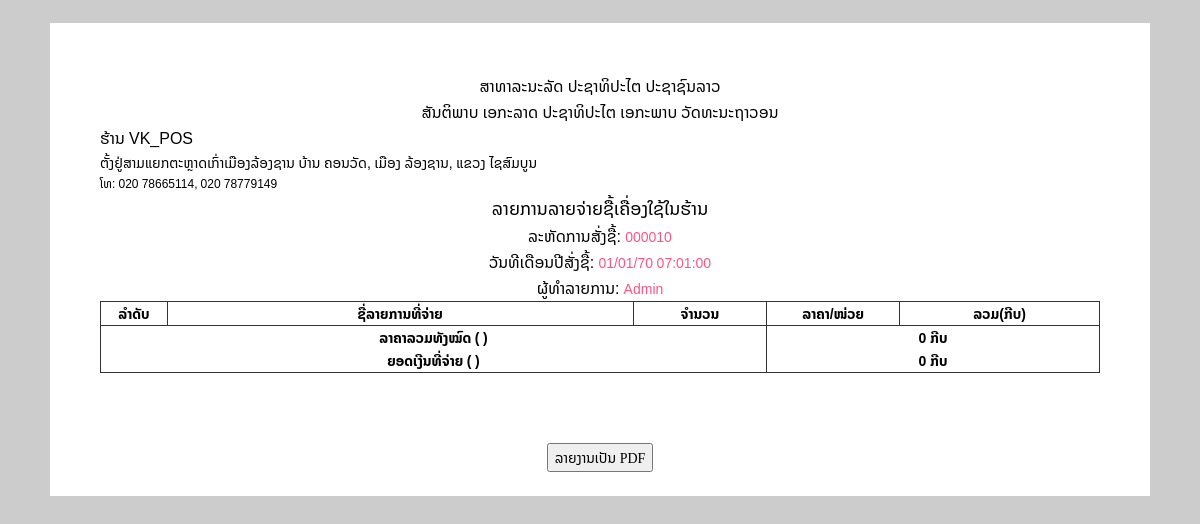
/Admin/Expens_detail.php?expen_id=000010&act=view (signed in), run on an earlier commit of the app's database.
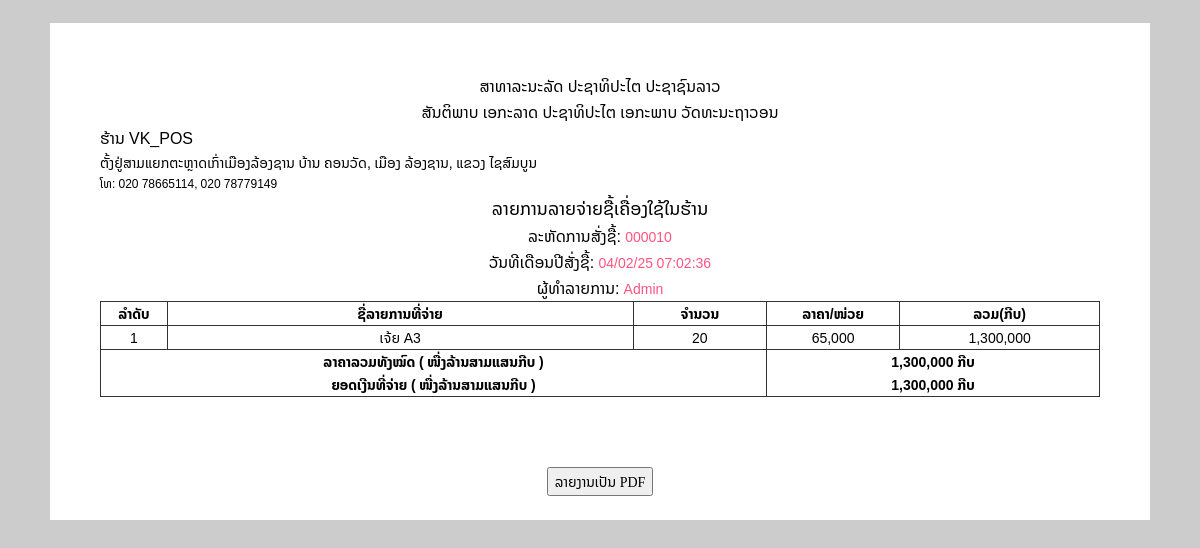
And on a later commit of the database.
### tables this page shows
CREATE TABLE `tb_expens1` (
  `expen_id` int(6) UNSIGNED ZEROFILL NOT NULL,
  `content` varchar(100) NOT NULL,
  `amount` int(10) NOT NULL,
  `prices` int(11) NOT NULL,
  `total` int(11) NOT NULL,
  `mem_id` int(6) UNSIGNED ZEROFILL NOT NULL,
  `expen_date` timestamp NOT NULL DEFAULT current_timestamp()
);

### convertnumtoLao.php (called while the page is built)
<?php
function Convert($amount_number)
{
    $amount_number = number_format($amount_number, 2, ".", "");
    $pt = strpos($amount_number, ".");
    $number = $fraction = "";
    if ($pt === false)
        $number = $amount_number;
    else {
        $number = substr($amount_number, 0, $pt);
        $fraction = substr($amount_number, $pt + 1);
    }
    $ret = "";
    $baht = ReadNumber($number);
    if ($baht != "")
        $ret .= $baht . "ກີບ";
    $satang = ReadNumber($fraction);
    if ($satang != "")
        $ret .= $satang . "";
    else
        $ret .= "";
    return $ret;
}
function ReadNumber($number)
{
    $position_call = array("ແສນ", "ສີບພັນ", "ພັນ", "ຮ້ອຍ", "ສີບ", "");
    $number_call = array("", "ໜື່ງ", "ສອງ", "ສາມ", "ສີ່", "ຫ້າ", "ຫົກ", "ເຈັບ", "ແປດ", "ເກົ້າ");
    $number = $number + 0;
    $ret = "";
    if ($number == 0)
        return $ret;
    if ($number > 1000000) {
        $ret .= ReadNumber(intval($number / 1000000)) . "ລ້ານ";
        $number = intval(fmod($number, 1000000));
    }
    $divider = 100000;
    $pos = 0;
    while ($number > 0) {
        $d = intval($number / $divider);
        $ret .= (($divider == 10) && ($d == 2)) ? "ຊາວ" :
            ((($divider == 10) && ($d == 1)) ? "" :
                ((($divider == 1) && ($d == 1) && ($ret != "")) ? "ແອັດ" : $number_call[$d]));
        $ret .= ($d ? $position_call[$pos] : "");
        $number = $number % $divider;
        $divider = $divider / 10;
        $pos++;
    }
    return $ret;
}
?>

### Admin/expens_detail.php (the view, shortened to what this page needs)
<!DOCTYPE html>
<html>
<?php
include('connetdb.php');
?>
<head>
	<link rel="stylesheet" href="font-awesome/css/font-awesome.min.css" type="text/css">
	<link href="/font/NotoSansLao-VariableFont_wdth,wght.ttf" rel="stylesheet">
</head>
	<?php
							$expen_id = mysqli_real_escape_string($conn, $_GET['expen_id']);
							$sqlpay = "SELECT * FROM tb_expens1 WHERE expen_id = $expen_id";
							$querypay = mysqli_query($conn, $sqlpay);
							$rowmember = mysqli_fetch_array($querypay);
						?>
						<br>
	<body style="font-family:'noto Sans Lao'; border-raduis:10px;">
		<div style="border-raduis:10px; height: 100%;">
		<table cellpadding="0" cellspacing="0" align="center" width="1000">
			<tr>
				<td align="center" style="font-size: 16px;">ສາທາລະນະລັດ ປະຊາທິປະໄຕ ປະຊາຊົນລາວ</td>
			</tr>
			<tr>
				<td align="center" style="font-size: 16px;">ສັນຕິພາບ ເອກະລາດ ປະຊາທິປະໄຕ ເອກະພາບ ວັດທະນະຖາວອນ</td>
			</tr>
		</table>
		<table cellpadding="0" cellspacing="0" align="center" width="1000">
			<tr>
				<td style="font-size: 16px;">ຮ້ານ VK_POS</td>
			</tr>
			<tr>
				<td style="font-size: 14px;">ຕັ້ງຢູ່ສາມແຍກຕະຫຼາດເກົ່າເມືອງລ້ອງຊານ ບ້ານ ຄອນວັດ, ເມືອງ ລ້ອງຊານ, ແຂວງ ໄຊສົມບູນ</td>
			</tr>
			<tr>
				<td style="font-size: 12px;">ໂທ: 020 78665114, 020 78779149</td>
			</tr>
		</table>
			<table cellpadding="0" cellspacing="0" align="center" width="100%">
				<tr>
					<td align="center" style="font-size: 18px;">ລາຍການລາຍຈ່າຍຊື້ເຄື່ອງໃຊ້ໃນຮ້ານ</td>
				</tr>
				<tr>
					<td align="center" style="font-size: 16px;">ລະຫັດການສັ່ງຊື້: <?php echo "<lable style='color:#FF5580'>" . $expen_id ."</lable>"; ?></td>
				</tr>
				<tr>
					<td align="center" style="font-size: 16px;">ວັນທີເດືອນປີສັ່ງຊື້: <?php echo "<lable style='color:#FF5580'>" . date('d/m/y H:m:s', strtotime($rowmember['expen_date'])) . "</lable>"; ?></td>
				</tr>
				<tr>
					<td align="center" style="font-size: 16px;">ຜູ້ທຳລາຍການ: <?php echo "<lable style='color:#FF5580'>". $_SESSION['mem_username'] . "</lable>"; ?></td>
				</tr>
			</table>
			<table cellpadding="0" cellspacing="0" width="100%" class="tb_detail">
				<thead>
					<tr>
						<th width="5%" align="center">ລຳດັບ</th>
						<th width="35%" align="center">ຊື່ລາຍການທີ່ຈ່າຍ</th>
						<th width="10%" align="center">ຈຳນວນ</th>
						<th width="10%" align="center">ລາຄາ/ໜ່ວຍ</th>
						<th width="15%" align="center">ລວມ(ກີບ)</th>
					</tr>
				</thead>
				<tbody>
					<?php
					$total = 0;
					foreach ($querypay as $rspay) {
						$total += $rspay['prices'] * $rspay['amount'];  ?>
						<tr>
						<td><?= @$i += 1 ?></td>
						<td><?= $rspay["content"]?></td>
						<td><?= $rspay["amount"]?></td>
						<td align='right'><?= number_format($rspay["prices"], 0) ?></td>
						<td align='right'><?= number_format($total, 0) ?></td>
					</tr>
					<?php } ?>
					<?php
					include('../convertnumtoLao.php');
					?>
					<tr>
						<td align='right' colspan="3">
							<b>ລາຄາລວມທັງໝົດ
								(
								<?php echo Convert($total); ?> )
							</b>
							<br>
							<b>ຍອດເງີນທີ່ຈ່າຍ
								(
								<?php echo Convert($total); ?> )
							</b>
							<br>
						</td>
						<td align='right' colspan='2'>
							<b>
								<?php echo number_format($total, 0); ?> ກີບ
							</b>
							<br>
							<b>
								<?php echo number_format($total, 0); ?> ກີບ
							</b>
						</td>
					</tr>
				</tbody>
			</table>
			<br>
		</div>
	</body>
</html>
<div class="button_print my-12">
	<a href="report_pdf/Report_expen_detail.pdf"><button class="btn btn-primary my-12 button_print_1">ລາຍງານເປັນ PDF</button> </a>
</div>

What changed in the data, as far as the page shows it:
added tb_expens1: expen_date "04/02/25 07:02:36", content "ເຈ້ຍ A3", amount "20", prices "65,000", total "1,300,000"
Also different on the page:
Convert($total): (not shown) → "ໜື່ງລ້ານສາມແສນກີບ"
$total: "0" → "1,300,000"
date('d/m/y H:m:s', strtotime($rowmember['expen_date'])): "01/01/70 07:01:00" → (not shown)
